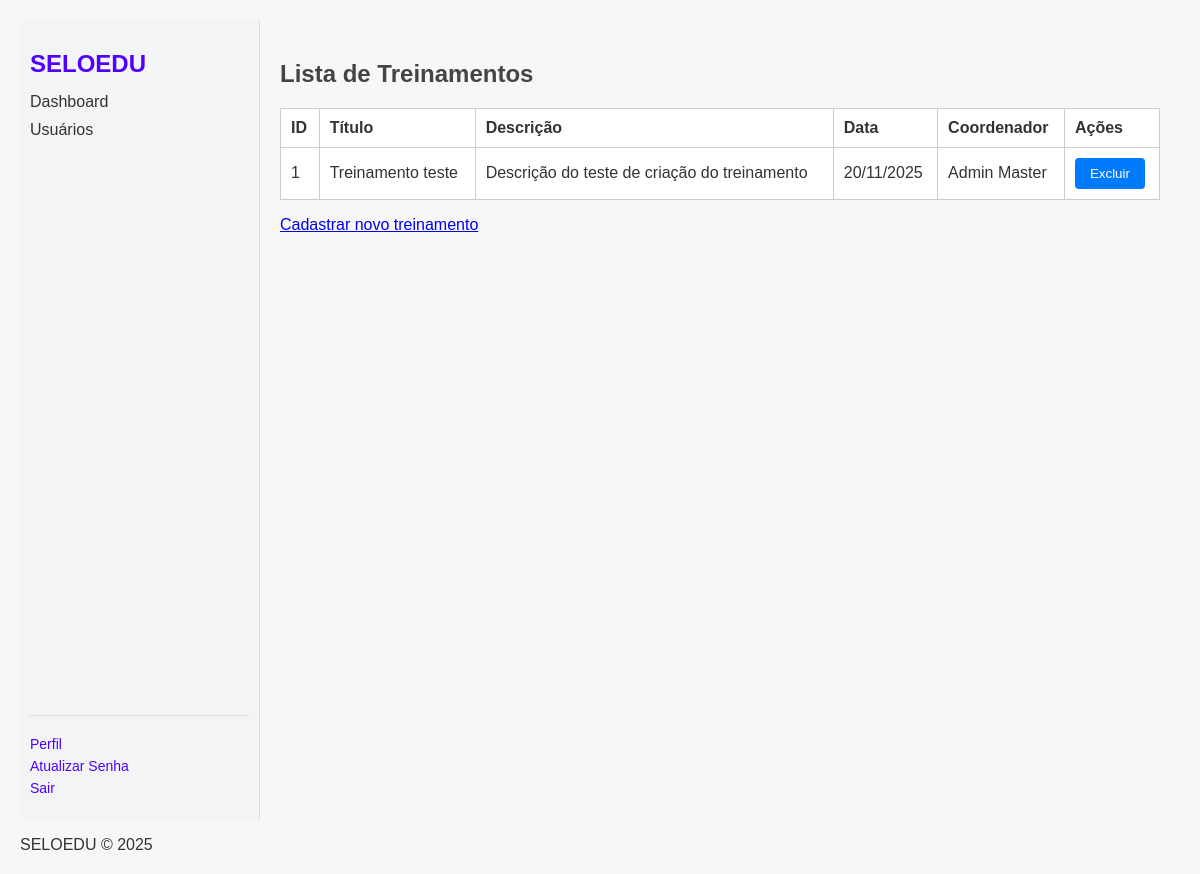
/treinamentos (signed in), run on an earlier commit of the app's database.
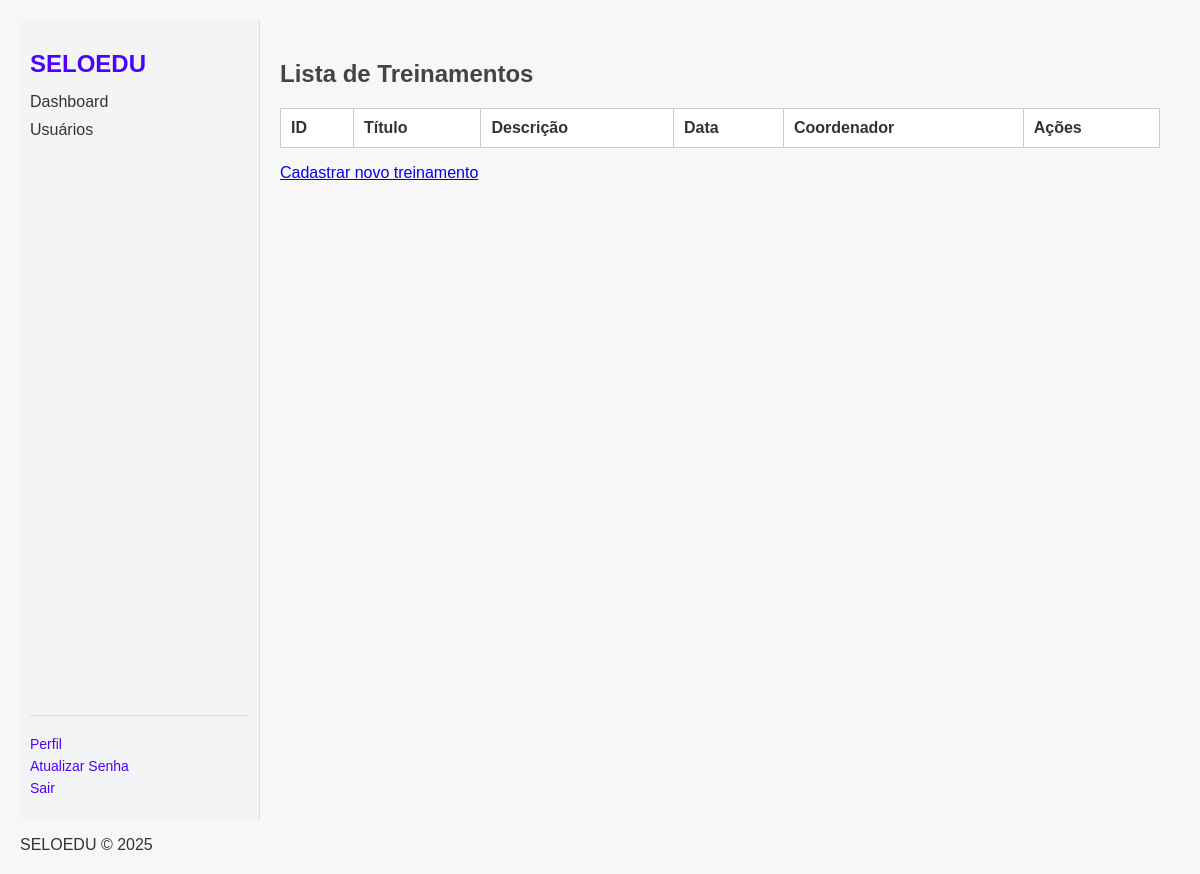
And on a later commit of the database.
### models/treinamento.py (models this page shows, shortened)
class Treinamento(db.Model):
    __tablename__ = "treinamentos"
    id = db.Column(db.Integer, primary_key=True)
    titulo = db.Column(db.String(120), nullable=False)
    descricao = db.Column(db.Text)
    data = db.Column(db.Date, nullable=False)
    coordenador_id = db.Column(db.Integer, db.ForeignKey("user.id"))
    coordenador = db.relationship("User", backref="treinamentos")

### models/users.py (models this page shows, shortened)
class User(db.Model, UserMixin):
    id = db.Column(db.Integer, primary_key=True)
    nome = db.Column(db.String(100), nullable=False)
    email = db.Column(db.String(120), unique=True, nullable=False)
    password_hash = db.Column(db.String(128), nullable=False)
    role = db.Column(db.String(20), default="user")
    perfil = db.relationship(
        'Profile',
        back_populates='user', # Nome do atributo de relacionamento na classe Profile ('user')
        uselist=False
    )

### routes/treinamento.py (the view)
@treinamento_bp.route("/treinamentos")
def listar_treinamentos():
    return listar_treinamentos_view()

### views/treinamento_view.py (called while the page is built)
@login_required
def listar_treinamentos_view():
    treinamentos = Treinamento.query.all()
    return render_template("treinamento/listar.html", treinamentos=treinamentos)

### templates/treinamento/listar.html
{% extends "base.html" %}
{% block content %}
<h2>Lista de Treinamentos</h2>
<table border="1" cellpadding="5">
    <tr>
        <th>ID</th>
        <th>Título</th>
        <th>Descrição</th>
        <th>Data</th>
        <th>Coordenador</th>
        {% if current_user.role == "coordenador" or current_user.role == "master" %}
        <th>Ações</th>
        {% endif %}
    </tr>
    {% for t in treinamentos %}
    <tr>
        <td>{{ t.id }}</td>
        <td>{{ t.titulo }}</td>
        <td>{{ t.descricao or '-' }}</td>
        <td>{{ t.data.strftime('%d/%m/%Y') if t.data else '-' }}</td>
        <td>{{ t.coordenador.nome if t.coordenador else '-' }}</td>
        {% if current_user.role == "coordenador" or current_user.role == "master" %}
        <td>
            <form action="{{ url_for('treinamento_bp.deletar_treinamento', id=t.id) }}" method="POST" style="display:inline;">
                <button type="submit" class="btn btn-danger btn-sm"
                        onclick="return confirm('Tem certeza que deseja excluir este treinamento?')">
                    Excluir
                </button>
            </form>
        </td>
        {% endif %}
    </tr>
    {% endfor %}
</table>
{% if current_user.role == "coordenador" or current_user.role == "master" %}
<p><a href="{{ url_for('treinamento_bp.novo_treinamento') }}">Cadastrar novo treinamento</a></p>
{% endif %}
{% endblock %}

### templates/base.html (shortened to what this page needs)
<!DOCTYPE html>
<html lang="pt-BR">
<head>
    <link rel="stylesheet" href="{{ url_for('static', filename='custom.css') }}">
</head>
<body>
    <div class="layout">
        <aside>
            <h2>SELOEDU</h2>
            {% if current_user.is_authenticated %}
            <nav>
                <ul>
                    <li><a href="{{ url_for('users.dashboard') }}">Dashboard</a></li>
                    <li><a href="{{ url_for('users.index') }}">Usuários</a></li>
                </ul>
            </nav>
            <div class="sidebar-footer">
                <ul>
                    <li><a href="{{ url_for('users.profile') }}">Perfil</a></li>
                    <li><a href="{{ url_for('auth.forgot_password') }}">Atualizar Senha</a></li>
                    <li><a href="{{ url_for('auth.logout') }}">Sair</a></li>
                </ul>
            </div>
            {% endif %}
        </aside>
        <main>
            {% block content %}{% endblock %}
        </main>
    </div>
    <footer>
        <p>SELOEDU © 2025</p>
    </footer>
</body>
</html>

### static/custom.css (style rules this page uses)
body { font-family: Arial, sans-serif; margin: 20px; background-color: #f7f7f7; color: #333; }
h1, h2 { color: #444; }
table { width: 100%; border-collapse: collapse; margin-top: 20px; background-color: #fff; }
table, th, td { border: 1px solid #ccc; }
th, td { padding: 10px; text-align: left; }
.layout { display: grid; grid-template-columns: 240px 1fr; min-height: 100vh; }
aside { background-color: #f3f4f6; padding: 10px; display: flex; flex-direction: column; justify-content: flex-start; border-right: 1px solid #ddd; }
aside h2 { margin-bottom: 5px; text-align: left; color: #4f00ff; }
aside nav ul { list-style: none; padding: 0; margin: 0; }
aside nav li { margin: 10px 0; }
aside nav a { text-decoration: none; color: #333; font-weight: 500; }
.sidebar-footer { border-top: 1px solid #ddd; padding-top: 10px; font-size: 14px; margin-top: auto; }
.sidebar-footer ul { list-style: none; padding: 0; margin-top: 10px; }
.sidebar-footer li { margin: 6px 0; }
.sidebar-footer a { text-decoration: none; color: #4f00ff; }
main { padding: 20px; }

What changed in the data, as far as the page shows it:
removed Treinamento: id "1", titulo "Treinamento teste", descricao "Descrição do teste de criação do treinamento", data "20/11/2025", coordenador "Admin Master"
